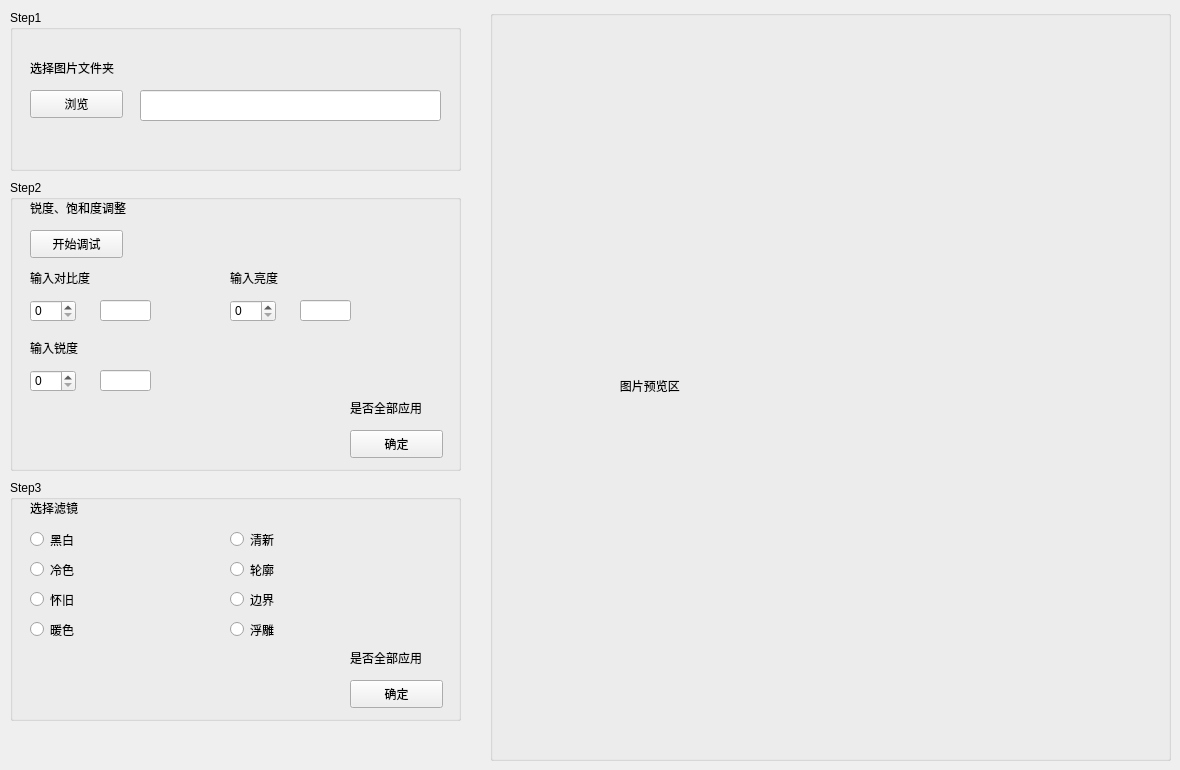
    <widget class="QWidget" name="tab_4">
     <attribute name="title">
      <string>图像处理①</string>
     </attribute>
     <widget class="QGroupBox" name="groupBox">
      <property name="geometry">
       <rect>
        <x>490</x>
        <y>10</y>
        <width>681</width>
        <height>751</height>
       </rect>
      </property>
      <property name="title">
       <string/>
      </property>
      <widget class="QLabel" name="label_15">
       <property name="geometry">
        <rect>
         <x>0</x>
         <y>0</y>
         <width>681</width>
         <height>751</height>
        </rect>
       </property>
       <property name="text">
        <string>                                       图片预览区</string>
       </property>
      </widget>
     </widget>
     <widget class="QGroupBox" name="groupBox_8">
      <property name="geometry">
       <rect>
        <x>10</x>
        <y>10</y>
        <width>451</width>
        <height>161</height>
       </rect>
      </property>
      <property name="title">
       <string>Step1</string>
      </property>
      <widget class="QLabel" name="label_16">
       <property name="geometry">
        <rect>
         <x>20</x>
         <y>50</y>
         <width>141</width>
         <height>16</height>
        </rect>
       </property>
       <property name="text">
        <string>选择图片文件夹</string>
       </property>
      </widget>
      <widget class="QPushButton" name="SelectFileBtn_3">
       <property name="geometry">
        <rect>
         <x>20</x>
         <y>80</y>
         <width>93</width>
         <height>28</height>
        </rect>
       </property>
       <property name="text">
        <string>浏览</string>
       </property>
      </widget>
      <widget class="QLineEdit" name="lineEdit_15">
       <property name="geometry">
        <rect>
         <x>130</x>
         <y>80</y>
         <width>301</width>
         <height>31</height>
        </rect>
       </property>
       <property name="cursor">
        <cursorShape>ArrowCursor</cursorShape>
       </property>
       <property name="focusPolicy">
        <enum>Qt::NoFocus</enum>
       </property>
      </widget>
     </widget>
     <widget class="QGroupBox" name="groupBox_9">
      <property name="geometry">
       <rect>
        <x>10</x>
        <y>180</y>
        <width>451</width>
        <height>291</height>
       </rect>
      </property>
      <property name="title">
       <string>Step2</string>
      </property>
      <widget class="QLabel" name="label_38">
       <property name="geometry">
        <rect>
         <x>20</x>
         <y>20</y>
         <width>141</width>
         <height>16</height>
        </rect>
       </property>
       <property name="text">
        <string>锐度、饱和度调整</string>
       </property>
      </widget>
      <widget class="QPushButton" name="AdjustBtn">
       <property name="geometry">
        <rect>
         <x>20</x>
         <y>50</y>
         <width>93</width>
         <height>28</height>
        </rect>
       </property>
       <property name="text">
        <string>开始调试</string>
       </property>
      </widget>
      <widget class="QLabel" name="label_12">
       <property name="geometry">
        <rect>
         <x>20</x>
         <y>90</y>
         <width>91</width>
         <height>16</height>
        </rect>
       </property>
       <property name="text">
        <string>输入对比度</string>
       </property>
      </widget>
      <widget class="QSpinBox" name="spinBox_3">
       <property name="geometry">
        <rect>
         <x>20</x>
         <y>120</y>
         <width>46</width>
         <height>22</height>
        </rect>
       </property>
      </widget>
      <widget class="QLineEdit" name="lineEdit_11">
       <property name="geometry">
        <rect>
         <x>90</x>
         <y>120</y>
         <width>51</width>
         <height>21</height>
        </rect>
       </property>
       <property name="cursor">
        <cursorShape>ArrowCursor</cursorShape>
       </property>
       <property name="focusPolicy">
        <enum>Qt::NoFocus</enum>
       </property>
      </widget>
      <widget class="QLabel" name="label_28">
       <property name="geometry">
        <rect>
         <x>220</x>
         <y>90</y>
         <width>81</width>
         <height>16</height>
        </rect>
       </property>
       <property name="text">
        <string>输入亮度</string>
       </property>
      </widget>
      <widget class="QSpinBox" name="spinBox_4">
       <property name="geometry">
        <rect>
         <x>220</x>
         <y>120</y>
         <width>46</width>
         <height>22</height>
        </rect>
       </property>
      </widget>
      <widget class="QLineEdit" name="lineEdit_12">
       <property name="geometry">
        <rect>
         <x>290</x>
         <y>120</y>
         <width>51</width>
         <height>21</height>
        </rect>
       </property>
       <property name="cursor">
        <cursorShape>ArrowCursor</cursorShape>
       </property>
       <property name="focusPolicy">
        <enum>Qt::NoFocus</enum>
       </property>
      </widget>
      <widget class="QLabel" name="label_29">
       <property name="geometry">
        <rect>
         <x>20</x>
         <y>160</y>
         <width>72</width>
         <height>15</height>
        </rect>
       </property>
       <property name="text">
        <string>输入锐度</string>
       </property>
      </widget>
      <widget class="QSpinBox" name="spinBox_7">
       <property name="geometry">
        <rect>
         <x>20</x>
         <y>190</y>
         <width>46</width>
         <height>22</height>
        </rect>
       </property>
      </widget>
      <widget class="QLineEdit" name="lineEdit_23">
       <property name="geometry">
        <rect>
         <x>90</x>
         <y>190</y>
         <width>51</width>
         <height>21</height>
        </rect>
       </property>
       <property name="cursor">
        <cursorShape>ArrowCursor</cursorShape>
       </property>
       <property name="focusPolicy">
        <enum>Qt::NoFocus</enum>
       </property>
      </widget>
      <widget class="QLabel" name="label_11">
       <property name="geometry">
        <rect>
         <x>340</x>
         <y>220</y>
         <width>101</width>
         <height>16</height>
        </rect>
       </property>
       <property name="text">
        <string>是否全部应用</string>
       </property>
      </widget>
      <widget class="QPushButton" name="ConfirmBtn_8">
       <property name="geometry">
        <rect>
         <x>340</x>
         <y>250</y>
         <width>93</width>
         <height>28</height>
        </rect>
       </property>
       <property name="text">
        <string>确定</string>
       </property>
      </widget>
     </widget>
     <widget class="QGroupBox" name="groupBox_10">
      <property name="geometry">
       <rect>
        <x>10</x>
        <y>480</y>
        <width>451</width>
        <height>241</height>
       </rect>
      </property>
      <property name="title">
       <string>Step3</string>
      </property>
      <widget class="QLabel" name="label_17">
       <property name="geometry">
        <rect>
         <x>20</x>
         <y>20</y>
         <width>72</width>
         <height>15</height>
        </rect>
       </property>
       <property name="text">
        <string>选择滤镜</string>
       </property>
      </widget>
      <widget class="QRadioButton" name="radioButton">
       <property name="geometry">
        <rect>
         <x>20</x>
         <y>50</y>
         <width>115</width>
         <height>19</height>
        </rect>
       </property>
       <property name="text">
        <string>黑白</string>
       </property>
      </widget>
      <widget class="QRadioButton" name="radioButton_2">
       <property name="geometry">
        <rect>
         <x>20</x>
         <y>80</y>
         <width>115</width>
         <height>19</height>
        </rect>
       </property>
       <property name="text">
        <string>冷色</string>
       </property>
      </widget>
      <widget class="QRadioButton" name="radioButton_3">
       <property name="geometry">
        <rect>
         <x>20</x>
         <y>110</y>
         <width>72</width>
         <height>19</height>
        </rect>
       </property>
       <property name="text">
        <string>怀旧</string>
       </property>
      </widget>
      <widget class="QRadioButton" name="radioButton_4">
       <property name="geometry">
        <rect>
         <x>20</x>
         <y>140</y>
         <width>115</width>
         <height>19</height>
        </rect>
       </property>
       <property name="text">
        <string>暖色</string>
       </property>
      </widget>
      <widget class="QRadioButton" name="radioButton_5">
       <property name="geometry">
        <rect>
         <x>220</x>
         <y>50</y>
         <width>115</width>
         <height>19</height>
        </rect>
       </property>
       <property name="text">
        <string>清新</string>
       </property>
      </widget>
      <widget class="QRadioButton" name="radioButton_6">
       <property name="geometry">
        <rect>
         <x>220</x>
         <y>80</y>
         <width>115</width>
         <height>19</height>
        </rect>
       </property>
       <property name="text">
        <string>轮廓</string>
       </property>
      </widget>
      <widget class="QRadioButton" name="radioButton_7">
       <property name="geometry">
        <rect>
         <x>220</x>
         <y>110</y>
         <width>115</width>
         <height>19</height>
        </rect>
       </property>
       <property name="text">
        <string>边界</string>
       </property>
      </widget>
      <widget class="QRadioButton" name="radioButton_8">
       <property name="geometry">
        <rect>
         <x>220</x>
         <y>140</y>
         <width>115</width>
         <height>19</height>
        </rect>
       </property>
       <property name="text">
        <string>浮雕</string>
       </property>
      </widget>
      <widget class="QLabel" name="label_18">
       <property name="geometry">
        <rect>
         <x>340</x>
         <y>170</y>
         <width>141</width>
         <height>16</height>
        </rect>
       </property>
       <property name="text">
        <string>是否全部应用</string>
       </property>
      </widget>
      <widget class="QPushButton" name="ConfirmBtn_4">
       <property name="geometry">
        <rect>
         <x>340</x>
         <y>200</y>
         <width>93</width>
         <height>28</height>
        </rect>
       </property>
       <property name="text">
        <string>确定</string>
       </property>
      </widget>
     </widget>
    </widget>
